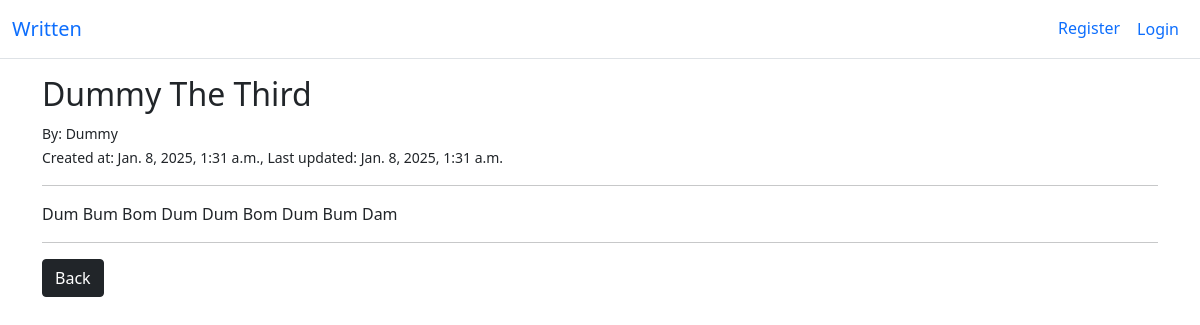
/post/11, run on the app's committed database.
### blog/models.py (models this page shows, shortened)
class Post(models.Model):
    author = models.ForeignKey(User, on_delete=models.CASCADE)
    title = models.CharField(max_length=100)
    content = models.TextField(max_length=5000)
    created_at = models.DateTimeField(auto_now_add=True)
    last_updated = models.DateTimeField(auto_now=True)

### blog/views.py (the view)
# urls.py: path("post/<int:pk>", PostDetailView.as_view(), name="post_detail"),
class PostDetailView(DetailView):
    model = Post
    template_name = "blog/post_details.html"

### blog/templates/blog/post_details.html (shortened to what this page needs)
{% extends 'blog/base.html' %}
{% block content %}
  <h2>{{ post.title }}</h2>
  <small> By: {{ post.author }}</small>
  <br>
  <small>Created at: {{post.created_at}},  Last updated: {{post.last_updated}}</small>
  <br>
  <hr>
  <p>{{ post.content }}</p>
  <hr>
  <a class="btn btn-dark" href="{% url 'all_posts' %}">Back</a>
{% endblock %}

### data on the page
Post: title "Dummy The Third", author "Dummy", created_at "Jan. 8, 2025, 1:31 a.m.", last_updated "Jan. 8, 2025, 1:31 a.m.", content "Dum Bum Bom Dum Dum Bom Dum Bum Dam"
